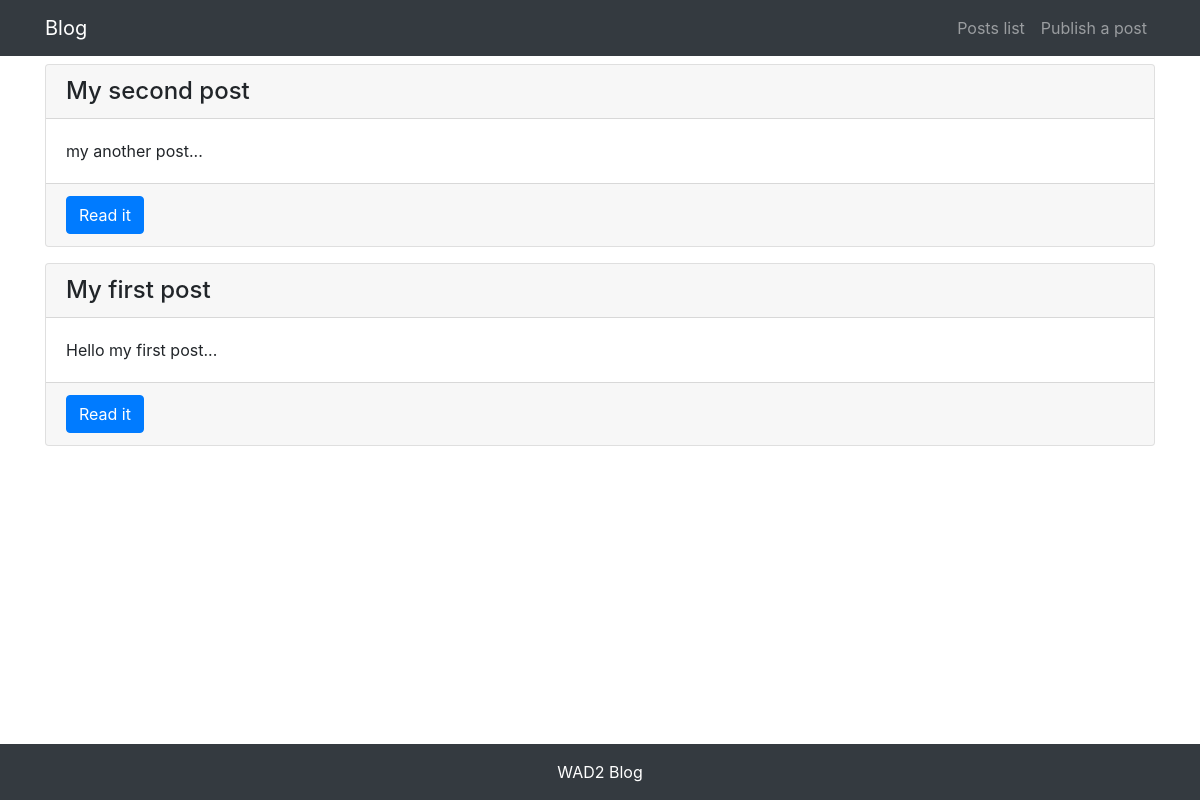
The page /post/post-list/ on the database as committed earlier.
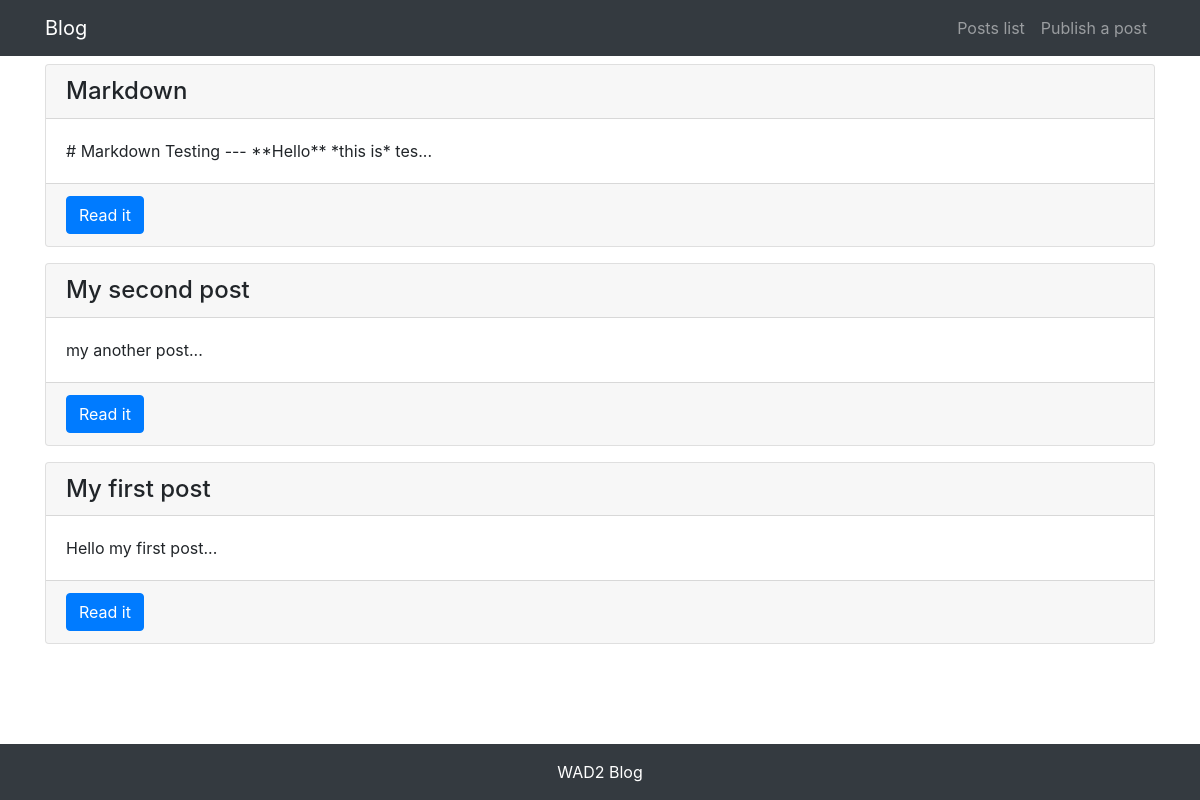
The same page on the database as committed later.
### post/models.py (models this page shows, shortened)
class Post(models.Model):
    author = models.ForeignKey(User, on_delete=models.CASCADE)
    title = models.CharField(max_length = 50)
    body = models.TextField()
    created_time = models.DateTimeField(default = timezone.now)
    update_time = models.DateTimeField(auto_now=True)
    class Meta:
        ordering = ('-created_time', )

### post/views.py (the view)
# urls.py: path('post-list/', views.post_list, name="post_list"),
def post_list(request):
    posts = Post.objects.all()
    context = { 'posts': posts }
    return render(request, 'post/list.html', context)

### templates/post/list.html (shortened to what this page needs)
{% extends "base.html" %}
{% load staticfiles %}
{% block content %}
<div class="container">
    <div class="row mt-2">
        {% for post in posts %}
        <div class="col-12 mb-3">
            <div class="card h-100">
                <h4 class="card-header">{{ post.title }}</h4>
                <div class="card-body">
                    <p class="card-text">{{ post.body|slice:'50' }}...</p>
                </div>
                <div class="card-footer">
                    <a href="{% url 'post:post_detail' post.id %}" class="btn btn-primary">Read it</a>
                </div>
            </div>
        </div>
        {% endfor %}
    </div>
</div>
{% endblock content %}

### templates/base.html (shortened to what this page needs)
{% load staticfiles %}
<!DOCTYPE html>
<html lang="en-GB">
<head>
    <link rel="stylesheet" href="{% static 'bootstrap/css/bootstrap.min.css' %}">
</head>
<body>
    {% include 'header.html' %}
    {% block content %}{% endblock content %}
    {% include 'footer.html' %}
</body>
</html>

### templates/header.html
<nav class="navbar navbar-expand-lg navbar-dark bg-dark">
  <div class="container">
    <a class="navbar-brand" href="#">Blog</a>
    <div>
      <ul class="navbar-nav">
        <li class="nav-item">
          <a class="nav-link" href="{% url 'post:post_list' %}">Posts list</a>
        </li>
        <li>
          <a class="nav-link" href="{% url 'post:post_create' %}">Publish a post</a>
        </li>
      </ul>
    </div>
  </div>
</nav>

### templates/footer.html
{% load staticfiles %}
<div>
    <br><br><br>
</div>
<footer class="py-3 bg-dark fixed-bottom">
    <div class="container">
        <p class="m-0 text-center text-white"> WAD2 Blog </p>
    </div>
</footer>

Rows that differ between the two databases and show on the page:
added Post: title "Markdown", body "# Markdown Testing --- **Hello** *this is* tes"
